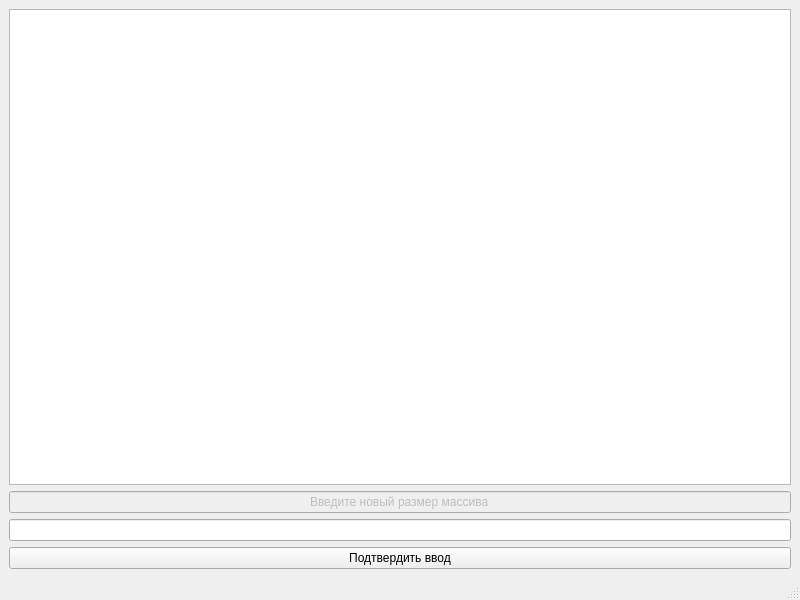
<?xml version="1.0" encoding="UTF-8"?>
<ui version="4.0">
 <class>MainWindow</class>
 <widget class="QMainWindow" name="MainWindow">
  <property name="geometry">
   <rect>
    <x>0</x>
    <y>0</y>
    <width>800</width>
    <height>600</height>
   </rect>
  </property>
  <property name="windowTitle">
   <string>MainWindow</string>
  </property>
  <widget class="QWidget" name="centralwidget">
   <layout class="QGridLayout" name="gridLayout">
    <item row="0" column="0">
     <widget class="QTextBrowser" name="textBrowser"/>
    </item>
    <item row="1" column="0">
     <widget class="QLineEdit" name="lineEdit">
      <property name="enabled">
       <bool>false</bool>
      </property>
      <property name="text">
       <string>Введите новый размер массива</string>
      </property>
      <property name="alignment">
       <set>Qt::AlignCenter</set>
      </property>
     </widget>
    </item>
    <item row="2" column="0">
     <widget class="QLineEdit" name="lineEdit_2">
      <property name="alignment">
       <set>Qt::AlignCenter</set>
      </property>
     </widget>
    </item>
    <item row="3" column="0">
     <widget class="QPushButton" name="pushButton">
      <property name="text">
       <string>Подтвердить ввод</string>
      </property>
     </widget>
    </item>
   </layout>
  </widget>
  <widget class="QMenuBar" name="menubar">
   <property name="geometry">
    <rect>
     <x>0</x>
     <y>0</y>
     <width>800</width>
     <height>22</height>
    </rect>
   </property>
  </widget>
  <widget class="QStatusBar" name="statusbar"/>
 </widget>
 <resources/>
 <connections/>
</ui>
